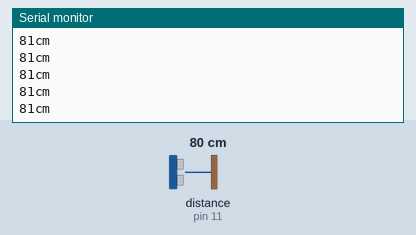
Bench run of a sketch on a simulated Arduino Uno, built with avr-gcc and run on an emulated ATmega328P. On the bench: the last lines printed to the serial monitor. The test bench sets the inputs (shaded band); at power-on: distance to the obstacle (sensor on pin 11) 80 cm. The echo pulse lasts 58.3 µs per cm.

Above: at 1.2 s.
1.3 s: distance to the obstacle (sensor on pin 11) set to 14 cm
At 1.34 s:
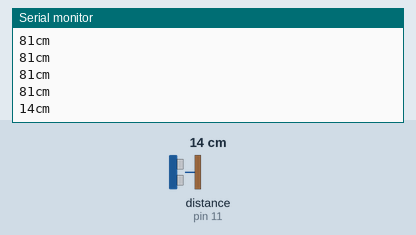
2.8 s: distance to the obstacle (sensor on pin 11) set to 11 cm
At 2.83 s:
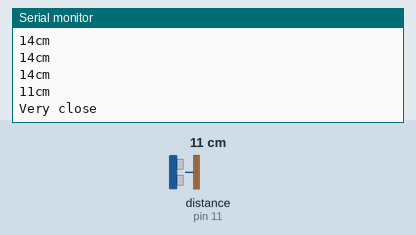
Timing chart, 0 to 5.8 s (numbered marks = the images above; inputs shaded):
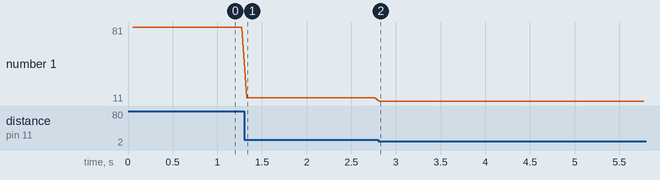

Measured:
- the behaviour switches between 13 and 12 cm on distance to the obstacle (sensor on pin 11) (found by bisection; images 1 and 2)
- after the input at 1.3 s, the serial monitor: prints a new line at once (image 1)
- after the input at 2.8 s, the serial monitor: prints a new line at once (image 2)
- plotted number 1: 81 → 14 after the input at 1.3 s, 14 → 11 after the input at 2.8 s

The sketch:

distance_sensor.ino
```cpp
//*******************************************************************
//*         REFERENCES:
//* http://robojax.com/learn/arduino/?vid=robojax-HC-SR04-ultrasonic
//* https://cdn.sparkfun.com/datasheets/Sensors/Proximity/HCSR04.pdf
//*
//*         FUNCTION:
//*   Detects distance of object and outputs to PC serially.
//*   (using serial monitor)
//*
//*         NOTE:
//*  for any distance less than 3 cm, the sensor will not be
//*  able to pick up accurate measurements.
//*
//*******************************************************************


// ---------------------------------------------------------------------------
// Example NewPing library sketch that does a ping about 20 times per second.
// ---------------------------------------------------------------------------

#include <NewPing.h>

#define TRIGGER_PIN  12  // Arduino pin tied to trigger pin on the ultrasonic sensor.
#define ECHO_PIN     11  // Arduino pin tied to echo pin on the ultrasonic sensor.
#define MAX_DISTANCE 200 // Maximum distance we want to ping for (in centimeters). Maximum sensor distance is rated at 400-500cm.

NewPing sonar(TRIGGER_PIN, ECHO_PIN, MAX_DISTANCE); // NewPing setup of pins and maximum distance.

void setup() {
  Serial.begin(115200); // Open serial monitor at 115200 baud to see ping results.
}

void loop() {
  delay(50);                     // Wait 50ms between pings (about 20 pings/sec). 29ms should be the shortest delay between pings.
  //Serial.print("Ping: ");
  Serial.print(sonar.ping_cm()); // Send ping, get distance in cm and print result (0 = outside set distance range)
  Serial.println("cm");
  int distance = sonar.ping_cm();// store the distance value in "distance" variable
  if(distance <=12){             // if distance is less than 12, do somethings. For example here just print "very close"
    Serial.println("Very close");
  }
  //exit(0);
}
```
